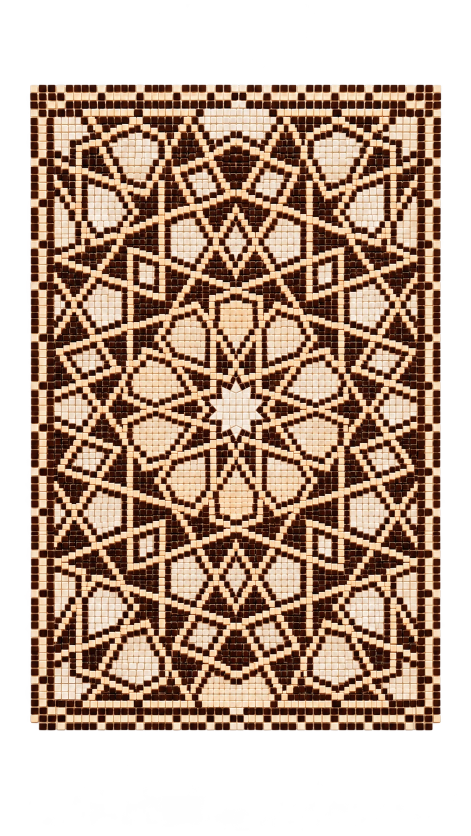
#> input picture naqsh/tools/ornament-3/reference-target.webp, 941 x 1672 px (shown at 1/2 size)
$ python rebuild_ornament3.py reference-target.webp
#> lines starting #> are read from the running program, lines starting #| are printed output that depends on the picture; after the words box and inside, x2 and y2 are one past the last pixel; in counts of white or black regions, pixels touching at a corner belong together
"""
Rebuild ornament 03 (Girih panel) on clean grids, following the target reference.

    python3 rebuild_ornament3.py            # writes ../../tiles-3.json
    python3 rebuild_ornament3.py --preview  # also writes preview-rebuilt.png and compare.png

Input: reference-target.webp (941 x 1672 px, transparent outside the panel) in this folder.
Requires: numpy, scipy, pillow, scikit-image.

Why a rebuild
    The reference is a rendered photograph. Its tiles drift (rows bunch up and spread out by up to half a
    tile, tiles grow towards the edges), so tiles detected where they sit come out uneven, overlapping or
    missing. The panel is rebuilt instead: the geometry comes from exact grids and straight strap lines,
    and the reference only decides what goes where.

    1. Frame. A 49 x 79 square grid at the panel's existing size. Four rows deep at the top and bottom,
       three columns deep at the sides, as in the reference; its tiles are drawn 25% larger (7th field).
    2. Interior grid. 56 x 89 cells filling the frame evenly. Each reference row and column is found from
       the detected tiles and mapped, in order, onto one grid row / column ("straightening"), so every
       motif keeps its tile counts and arrangement. One spurious reference row next to the bottom frame
       (it has no counterpart in the mirrored top half) is dropped: 44 rows sit above the rosette row and
       44 below, so the rosette is exactly on the panel centre.
    3. Classes. Every reference pixel is dark ground, peach strap, pale fill or grout (class_map). Ground
       and polygon cells take the class covering most of their footprint, merged with the mirror cell.
    4. Straps. Strap pixels are carried through the straightening, thinned to centre lines, and tiles are
       laid along them as the reference lays them: one per grid column on a mostly horizontal strap (at
       the line's exact height), one per grid row on a mostly vertical one. Diagonals read as straight
       lines, not staircases. Ground cells a strap tile covers give way; grazed ones are nudged clear.
    5. Rosette. Its deliberately angled pieces (the dark V's and slanted ivory edges at the star points)
       are taken from the reference with their own rotation and made symmetric about both axes.
    6. Assembly. Candidates are resolved in priority order on the right half, keeping a minimum spacing
       so no two tiles overlap, then mirrored: the panel is exactly left-right symmetric by construction.
       Top and bottom are not forced to match, so the reference's own top/bottom differences survive.

Output: [x, y, r, g, b, angle] per tile (angle in radians, image orientation), plus a 7th size factor for
frame tiles. Every tile stays independently addressable for the site's animation.
"""
import collections, json, sys
from pathlib import Path

import numpy as np
from PIL import Image
from scipy import ndimage as ndi
from scipy.spatial import cKDTree
from skimage.morphology import remove_small_objects, skeletonize

HERE = Path(__file__).resolve().parent
SITE = HERE.parent.parent

OUT = {0: (46, 14, 5), 1: (236, 202, 160), 2: (241, 227, 207)}   # the site's dark, peach and pale glazes

# output geometry (data px): the panel keeps its current size and centre
CX, CY = 470.5, 819.25
BNX, BNY = 49, 79                                  # frame grid
BX0, BX1, BY0, BY1 = 66.74, 874.26, 168.49, 1470.01
BPX, BPY = (BX1 - BX0) / (BNX - 1), (BY1 - BY0) / (BNY - 1)
RING_X, RING_Y = 3, 4                              # frame depth: columns at the sides, rows top/bottom
BORDER_SIZE = 1.25                                 # frame tile size relative to an interior tile
NX, NY = 56, 89                                    # interior grid
IX0, IY0 = BX0 + (RING_X - .5) * BPX, BY0 + (RING_Y - .5) * BPY
IPX, IPY = (2 * (CX - IX0)) / NX, (2 * (CY - IY0)) / NY
MIN_GAP, BORDER_GAP = 0.88, 1.0                    # closest centre spacing, in interior tiles
WARM = 0.775                                       # blue/red below this: a peach polygon, not a pale one

# reference geometry (px)
RCX, RCY = 471.0, 818.5                            # rosette centre / left-right axis in the reference
ROSETTE_R = 82                                     # radius that holds the angled rosette pieces
DROP_ROW_Y = 1381.8                                # the spurious reference row (see 2.)


def load():
    im = Image.open(HERE / 'reference-target.webp').convert('RGBA')
    bg = Image.new('RGB', im.size, (255, 255, 255)); bg.paste(im, (0, 0), im)
    return np.asarray(bg).astype(float), np.asarray(im)[..., 3].astype(float)


def detect(rgb, alpha):
    """Tile centres and rotations in the reference (light and dark tiles found separately: the grout
    between two dark tiles is a light line, between two light tiles a dark one)."""
    L = rgb.mean(2)
    panel = ndi.binary_erosion(alpha > 200, iterations=2)

    def peaks(cls, grout):
        m = ndi.binary_opening(cls & ~grout & panel, structure=np.ones((3, 3)))
        dt = ndi.distance_transform_edt(m)
        dts = ndi.gaussian_filter(dt, 1.0)
        pk = np.argwhere((dts == ndi.maximum_filter(dts, size=7)) & (dt >= 2.5))
        pk = sorted(pk.tolist(), key=lambda p: -dts[p[0], p[1]])
        keep, st = [], []
        for y, x in pk:
            if keep and cKDTree(np.array(keep)).query([y, x])[0] < 9.5:
                continue
            keep.append([y, x]); st.append(dts[y, x])
        return np.array(keep, float)[:, ::-1], np.array(st)

    lc, ls = peaks(L >= 150, ndi.grey_closing(L, size=(5, 5)) - L > 10)
    dc, ds = peaks(L < 120, L - ndi.grey_opening(L, size=(5, 5)) > 10)
    C, S = np.r_[lc, dc], np.r_[ls, ds]
    kept = []
    for i in np.argsort(-S):
        if kept and cKDTree(C[kept]).query(C[i])[0] < 8:
            continue
        kept.append(i)
    C = C[kept]
    gx, gy = ndi.sobel(L, 1), ndi.sobel(L, 0)
    ang = []
    for x, y in C:                                               # edge orientation, modulo a quarter turn
        xi, yi = int(round(x)), int(round(y))
        sx, sy = gx[yi - 6:yi + 7, xi - 6:xi + 7], gy[yi - 6:yi + 7, xi - 6:xi + 7]
        ang.append(np.angle(((sx ** 2 + sy ** 2) * np.exp(4j * np.arctan2(sy, sx))).sum()) / 4)
    return C, np.array(ang)


def class_map(rgb):
    """Per-pixel class: 0 dark ground, 1 peach strap, 2 pale fill, -1 grout / bevel edge.
    Fills are told from straps by shape, not only colour: polygon fills are blobs several tiles wide,
    straps are one tile wide, so a morphological opening keeps the former and drops the latter. Clearly warm
    (peach) glaze is strap either way, so the strap outlining a polygon is not swallowed by it."""
    L = rgb.mean(2)
    br = rgb[..., 2] / np.maximum(rgb[..., 0], 1)
    yy, xx = np.mgrid[-11:12, -11:12]
    blob = ndi.binary_opening(ndi.binary_closing(L > 140, structure=np.ones((3, 3))), structure=(xx ** 2 + yy ** 2) <= 121)
    cm = np.full(L.shape, -1, np.int8)
    cm[L < 105] = 0
    light = L > 175
    cm[light & (blob | (br > .80))] = 2
    cm[light & ~blob & (br <= .80)] = 1
    cm[light & (br < .725)] = 1
    return cm, blob


def votes(cm, x0, x1, y0, y1):
    w = cm[y0:y1, x0:x1]
    v = np.array([(w == 0).sum(), (w == 1).sum(), (w == 2).sum()], float)
    return v / max(v.sum(), 1)


def lines(values, start, lo, hi, dmin, dmax):
    """Row (or column) centres: walk out from `start` along a histogram of detected tile positions."""
    h = np.bincount(np.clip(np.round(values * 4).astype(int), 0, None), minlength=int(hi * 4) + 80).astype(float)
    s = ndi.gaussian_filter1d(h, 3.0)
    i = int(start * 4)
    seq = [(i - 20 + int(np.argmax(s[i - 20:i + 21]))) / 4]
    for sgn in (1, -1):
        c = seq[0]
        while True:
            a, b = sorted((c + sgn * dmin, c + sgn * dmax))
            if a < lo or b > hi:
                break
            c = (int(a * 4) + int(np.argmax(s[int(a * 4):int(b * 4) + 1]))) / 4
            seq.append(c)
    return np.array(sorted(seq))


def fit_lines(values, first, last, n, dmin=13.0, dmax=20.0):
    """Exactly n line centres from `first` to `last` (±4 px), spaced dmin..dmax apart, chosen to sit on as
    many detected tiles as possible (dynamic programming over a 0.25 px histogram)."""
    q = 4
    h = np.bincount(np.clip(np.round(values * q).astype(int), 0, None), minlength=int(last * q) + 200).astype(float)
    s = ndi.gaussian_filter1d(h, 3.0)
    span = np.arange(int((first - 4) * q), int((last + 4) * q) + 1)
    score = np.where(np.abs(span - first * q) <= 4 * q, s[span], -np.inf)
    back = []
    for _ in range(n - 1):
        new = np.full_like(score, -np.inf); arg = np.zeros(len(score), int)
        for d in range(int(dmin * q), int(dmax * q) + 1):
            cand = np.r_[np.full(d, -np.inf), score[:-d]]
            better = cand > new
            new[better] = cand[better]; arg[better] = (np.arange(len(score)) - d)[better]
        score = new + s[span]
        back.append(arg)
    score = np.where(np.abs(span - last * q) <= 4 * q, score, -np.inf)
    k = int(np.argmax(score)); out = [k]
    for arg in reversed(back):
        k = arg[k]; out.append(k)
    return span[np.array(out[::-1])] / q


def main():
    rgb, alpha = load()
#> in load, im is the input picture: PIL image 941x1672 RGBA; mean R, G, B, A 106.5, 82.1, 65.4, 169.8
    C, ang = detect(rgb, alpha)
#> in detect, `panel = ndi.binary_erosion(alpha > 200, iterations=2)`:
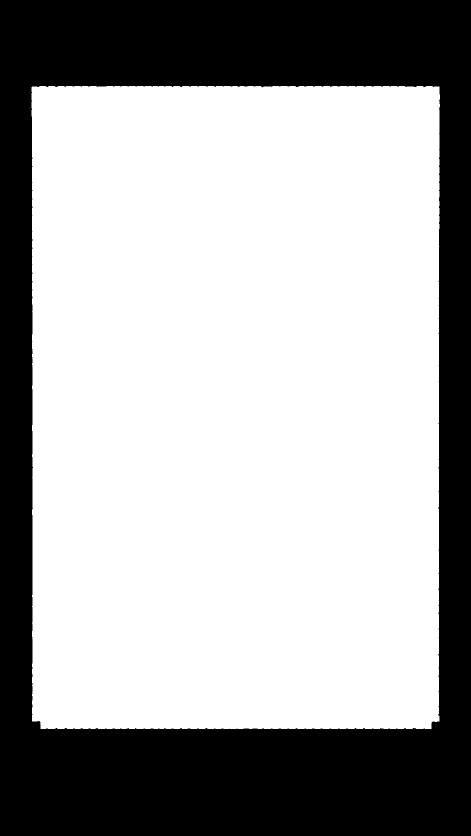
#> panel: shape (1672, 941) bool (shown at 1/2 size); 66.4% white; 1 black region, box (x1, y1, x2, y2) and area: (0, 0, 941, 1672) 527985
#> in peaks, `dt = ndi.distance_transform_edt(m)`:
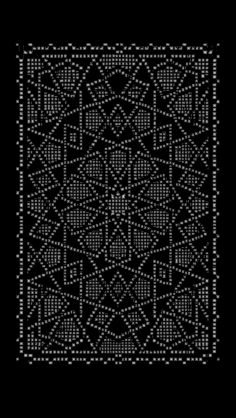
#> dt: shape (1672, 941) float64 (shown at 1/4 size); min 0, max 8, mean 0.604; drawn with min black and max white
#> in peaks, `pk = np.argwhere((dts == ndi.maximum_filter(dts, size=7)) & (dt >= 2.5))`: pk = 3443 pairs, first value 177 to 1451, second value 68 to 873
#> the loop in peaks, `for y, x in pk:` made 3443 passes
#> (y, x) on passes 1 to 3: (820, 85), (554, 858), (307, 858)
#> after the loop in peaks, `for y, x in pk:`: keep = 2963 pairs, first value 177 to 1451, second value 68 to 873; st = 2963 values, max 7.24 at index 0, min 1.85 at index 2962, mean 4.68
#> in detect, `lc, ls = peaks(L >= 150, ndi.grey_closing(L, size=(5, 5)) - L > 10)`: lc = 2963 pairs, first value 68 to 873, second value 177 to 1451; ls has the same summary as st in peaks
#> in peaks (call 2), `dt = ndi.distance_transform_edt(m)`:
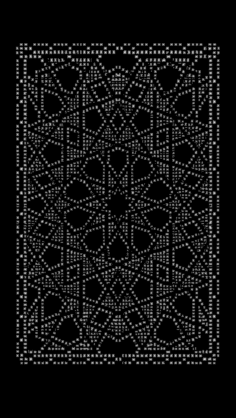
#> dt: shape (1672, 941) float64 (shown at 1/4 size); min 0, max 8, mean 0.57; drawn with min black and max white
#> in peaks (call 2), `pk = np.argwhere((dts == ndi.maximum_filter(dts, size=7)) & (dt >= 2.5))`: pk = 3181 pairs, first value 177 to 1452, second value 68 to 874
#> the loop in peaks (call 2), `for y, x in pk:` made 3181 passes
#> (y, x) on passes 1 to 3: (1436, 818), (324, 85), (1266, 85)
#> after the loop in peaks (call 2), `for y, x in pk:`: keep = 2906 pairs, first value 177 to 1452, second value 68 to 874; st = 2906 values, max 7.19 at index 0, min 1.9 at index 2905, mean 4.55
#> in detect, `dc, ds = peaks(L < 120, L - ndi.grey_opening(L, size=(5, 5)) > 10)`: dc = 2906 pairs, first value 68 to 874, second value 177 to 1452; ds has the same summary as st in peaks
#> in detect, `C, S = np.r_[lc, dc], np.r_[ls, ds]`: C = 5869 pairs, first value 68 to 874, second value 177 to 1452; S = 5869 values, max 7.24 at index 0, min 1.85 at index 2962, mean 4.61
#> the loop in detect, `for i in np.argsort(-S):` made 5869 passes
#> i on passes 2 to 4: 2963, 1, 2964
#> after the loop in detect, `for i in np.argsort(-S):`: kept = 5847 values, max 5868 at index 5841, min 0 at index 0, mean 2930.7
#> in detect, `C = C[kept]`: C = 5847 pairs, first value 68 to 874, second value 177 to 1452
#> in detect, `gx, gy = ndi.sobel(L, 1), ndi.sobel(L, 0)`:
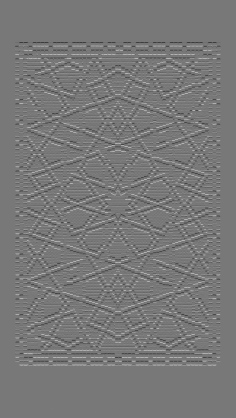
#> gy: shape (1672, 941) float64 (shown at 1/4 size); min -881, max 981.3, mean 0; drawn with min black and max white
#> the loop in detect, `for x, y in C:` made 5847 passes
#> (x, y, xi, yi) on passes 1 to 3: (85, 820, 85, 820), (818, 1436, 818, 1436), (858, 554, 858, 554)
#> after the loop in detect, `for x, y in C:`: ang = 5847 values, max 0.782 at index 2821, min -0.78 at index 4121, mean 0.00429
    x, y = C[:, 0], C[:, 1]
#> x = 5847 values, max 874 at index 1488, min 68 at index 796, mean 471.1; y = 5847 values, max 1452 at index 1027, min 177 at index 658, mean 821.6
    tree = cKDTree(C)
    cm, blob = class_map(rgb)
#> in class_map, `cm[light & (br < .725)] = 1`:
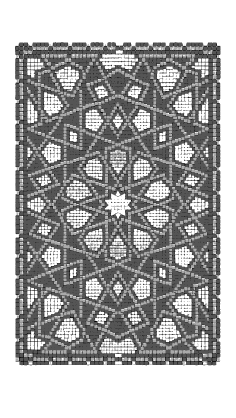
#> cm: shape (1672, 941) int8 (shown at 1/4 size); min -1, max 2, mean 0.987; drawn with min black and max white
    at = lambda px, py, r=3: votes(cm, int(round(px)) - r, int(round(px)) + r + 1, int(round(py)) - r, int(round(py)) + r + 1)
#> in votes, `v = np.array([(w == 0).sum(), (w == 1).sum(), (w == 2).sum()], float)`: v = [0, 48, 1]
    cls = np.array([at(px, py) for px, py in C])

    # ── reference grids, and the straightening onto the even output grid ──
    rows = lines(y[(x > 125) & (x < 817)], RCY, 236, 1400, 10.0, 16.5)
#> in lines, `h = np.bincount(np.clip(np.round(values * 4).astype(int), 0, None), mi..`: h = 5809 values, max 35 at index 5804, min 0 at index 0, mean 0.886
#> in lines, `s = ndi.gaussian_filter1d(h, 3.0)`: s = 5809 values, max 5.62 at index 5805, min 0 at index 0, mean 0.886
#> in lines, `seq = [(i - 20 + int(np.argmax(s[i - 20:i + 21]))) / 4]`: seq = [818.5]
#> the loop in lines, `for sgn in (1, -1):` made 2 passes
#> after the loop in lines, `for sgn in (1, -1):`: seq = 90 values, max 1394.5 at index 45, min 240 at index 89, mean 824
#> rows = 90 values from 240 to 1394.5
    rows = rows[np.abs(rows - DROP_ROW_Y) > 2]
#> rows = 89 values from 240 to 1394.5
    cols = lines(x[(y > 240) & (y < 1395)], RCX - 6, 108, 834, 10.0, 16.5)
#> the loop in lines (call 2), `for sgn in (1, -1):` made 2 passes
#> cols = 56 values from 115 to 827
    assert (len(cols), len(rows)) == (NX, NY), (len(cols), len(rows))
    assert abs(rows[NY // 2] - RCY) < 1, 'the rosette row must be the middle row'
    bcols = fit_lines(x[(y < 232) & (x > 60) & (x < 882)], 68.2, 873.8, BNX)
#> in fit_lines, `h = np.bincount(np.clip(np.round(values * q).astype(int), 0, None), mi..`: h = 3695 values, max 4 at index 340, min 0 at index 0, mean 0.0558
#> in fit_lines, `s = ndi.gaussian_filter1d(h, 3.0)`: s = 3695 values, max 0.532 at index 340, min 0 at index 0, mean 0.0558
#> in fit_lines, `span = np.arange(int((first - 4) * q), int((last + 4) * q) + 1)`: span = 3256 values from 256 to 3511
#> after the loop in fit_lines, `for _ in range(n - 1):`: back = 48 items
#> in fit_lines, `k = int(np.argmax(score))`: k = 3233
#> in fit_lines, `out = [k]`: out = [3233]
#> the loop in fit_lines, `for arg in reversed(back):` made 48 passes
#> k on passes 1 to 4: 3175, 3099, 3028, 2957
#> after the loop in fit_lines, `for arg in reversed(back):`: out = 49 values, max 3233 at index 0, min 17 at index 48, mean 1622.6
#> bcols = 49 values from 68.25 to 872.2
    brows = fit_lines(y[((x < 108) | (x > 834)) & (y > 170) & (y < 1460)], 177.2, 1452.0, BNY)
#> the loop in fit_lines (call 2), `for arg in reversed(back):` made 78 passes
#> k on passes 1 to 4: 5054, 4991, 4929, 4868
#> brows = 79 values from 177.2 to 1452

    gx = IX0 + (np.arange(NX) + .5) * IPX
#> gx = 56 values from 115.3 to 825.7
    gy = IY0 + (np.arange(NY) + .5) * IPY
#> gy = 89 values from 233.5 to 1405
    ec, eg = np.r_[2 * cols[0] - cols[1], cols, 2 * cols[-1] - cols[-2]], np.r_[gx[0] - IPX, gx, gx[-1] + IPX]
#> ec = 58 values from 100.2 to 842; eg = 58 values from 102.3 to 838.7
    er, eh = np.r_[2 * rows[0] - rows[1], rows, 2 * rows[-1] - rows[-2]], np.r_[gy[0] - IPY, gy, gy[-1] + IPY]
#> er = 91 values from 225.2 to 1418; eh = 91 values from 220.2 to 1418.3
    fx, fy = np.interp(x, ec, eg), np.interp(y, er, eh)
#> fx = 5847 values, max 838.7 at index 2, min 102.3 at index 0, mean 470.6; fy = 5847 values, max 1418.3 at index 1, min 220.2 at index 9, mean 823.3

    # ── rosette: angled pieces, folded into one quadrant and made symmetric about both axes ──
    L = rgb.mean(2)
    even = np.array([L[int(round(py)) - 3:int(round(py)) + 4, int(round(px)) - 3:int(round(px)) + 4].std() < 25
                     for px, py in C])                           # a real tile has an even glaze; a gap does not
    angled = (np.hypot(x - RCX, y - RCY) < ROSETTE_R) & (np.abs(ang) > np.radians(9)) & even
    Q = []                                                       # (u, v, angle, class votes, quadrant)
    for k in np.where(angled)[0]:
        sx, sy = np.sign(fx[k] - CX) or 1, np.sign(fy[k] - CY) or 1
        Q.append((abs(fx[k] - CX), abs(fy[k] - CY), ang[k] * sx * sy, cls[k], (sx, sy)))
#> this loop made 25 passes
#> (k, sx, sy) on passes 1 to 4: (48, 1, -1), (303, 1, -1), (523, -1, 1), (1093, 1, -1)
#> after the loop, Q = 25 items
    used = [False] * len(Q); free = []
#> after `used = [False] * len(Q)`: used = 25 items, first 6: False, False, False, False, False, False
    for a in range(len(Q)):
        if used[a]:
            continue
        grp = [b for b in range(len(Q)) if not used[b] and np.hypot(Q[a][0] - Q[b][0], Q[a][1] - Q[b][1]) < 6]
        quads = {}
        for b in grp:
            quads.setdefault(Q[b][4], b); used[b] = True
        members = list(quads.values())
        if len(members) < 2:
            continue                                             # seen in one quarter only: noise
        u = np.mean([Q[b][0] for b in members]); v = np.mean([Q[b][1] for b in members])
        t = np.mean([Q[b][2] for b in members]); sc = np.sum([Q[b][3] for b in members], 0)
        u, v = (0.0 if u < 3 else u), (0.0 if v < 3 else v)
        if u == 0 or v == 0:                                     # a square on an axis is its own mirror image
            t = 0.0 if abs(t) < np.pi / 8 else np.pi / 4
        free.append((u, v, t, int(sc.argmax())))
#> this loop made 25 passes
#> (members, u, v, t, sc) on passes 4, 5, 8, 9: ([3, 6], 0, 40.75, 0.785, [0, 0, 2]), ([4, 5], 46.68, 0, 0.785, [2, 0, 0]), ([7, 9], 6.71, 28.38, 0.276, [0, 0, 2]), ([8, 12], 44.84, 15.78, -0.28, [0, 0, 2])
#> after the loop, free = [(21.33, 34.7, 0.474, 2), (0, 40.75, 0.785, 2), (46.68, 0, 0.785, 0), (6.71, 28.38, 0.276, 2), (44.84, 15.78, -0.28, 2), (54.85, 12.25, -0.288, 0), (6.46, 58.88, 0.299, 0), (13.11, 44.87, 0.446, 0), (22.23, 51.19, 0.214, 0)]; used = 25 items, first 6: True, True, True, True, True, True
    pieces = [(CX + su * u, CY + sv * v, k, t * su * sv) for u, v, t, k in free
              for su in ((1,) if u == 0 else (1, -1)) for sv in ((1,) if v == 0 else (1, -1))]
#> pieces = 32 items, first 6: (491.8, 853.9, 2, 0.474), (491.8, 784.6, 2, -0.474), (449.2, 853.9, 2, -0.474), (449.2, 784.6, 2, 0.474), (470.5, 860, 2, 0.785), (470.5, 778.5, 2, -0.785)

    # ── ground and polygon cells: the class covering most of the cell, merged with its mirror cell ──
    cb = np.r_[ec[0], (ec[1:] + ec[:-1]) / 2, ec[-1]]          # reference column / row boundaries
#> cb = 59 values from 100.2 to 842
    rb = np.r_[er[0], (er[1:] + er[:-1]) / 2, er[-1]]
#> rb = 92 values from 225.2 to 1418
    def footprint(lo, hi):                                       # middle 70% of a cell
        m = (lo + hi) / 2; h = (hi - lo) * .35
        return int(round(m - h)), int(round(m + h)) + 1
    br = rgb[..., 2] / np.maximum(rgb[..., 0], 1)
    V = np.zeros((NY, NX, 3)); BR = np.ones((NY, NX))
    for j in range(NY):
        y0, y1 = footprint(rb[j + 1], rb[j + 2])
        for i in range(NX):
            x0, x1 = footprint(cb[i + 1], cb[i + 2])
            V[j, i] = votes(cm, x0, x1, y0, y1)
            w = cm[y0:y1, x0:x1] > 0
            BR[j, i] = br[y0:y1, x0:x1][w].mean() if w.any() else 1.0
#> this loop made 89 passes
#> (y0, y1) on passes 1 to 2: (235, 246), (250, 262)
    LR = V + V[:, ::-1]
    warm = (BR + BR[:, ::-1]) / 2 < WARM                         # peach petals round the rosette
    K = np.where(LR[..., 0] >= LR[..., 2], 0, np.where(warm, 1, 2))

    # ── straps: tiles laid along the reference's strap centre lines ──
    ox = np.arange(int(IX0) - 1, int(np.ceil(2 * CX - IX0)) + 2)
    oy = np.arange(int(IY0) - 1, int(np.ceil(2 * CY - IY0)) + 2)
    sxp = np.clip(np.round(np.interp(ox, eg, ec)).astype(int), 0, cm.shape[1] - 1)
    syp = np.clip(np.round(np.interp(oy, eh, er)).astype(int), 0, cm.shape[0] - 1)
    core = ndi.binary_erosion(blob, iterations=7)[np.ix_(syp, sxp)]   # polygon interiors are never strap
    band = ndi.binary_closing((cm[np.ix_(syp, sxp)] == 1) & ~core, structure=np.ones((5, 5)))   # bridge grout
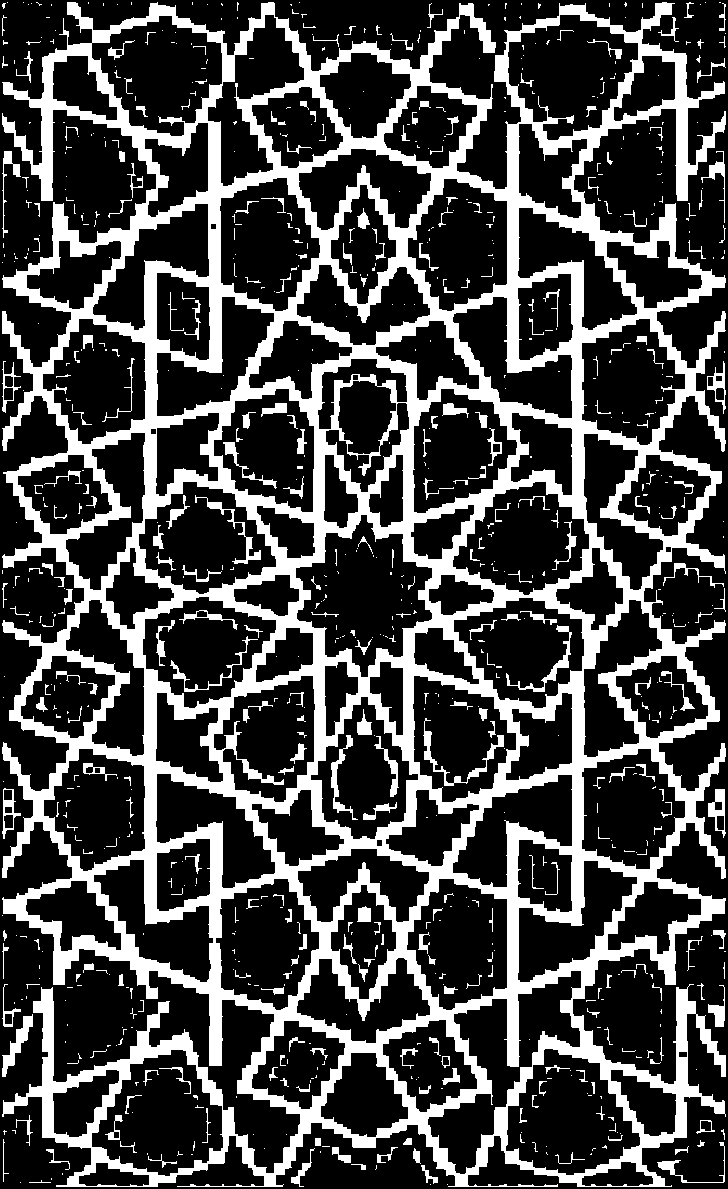
#> band: shape (1189, 728) bool; 27.7% white; 814 white regions (533 under 20 px), largest, box (x1, y1, x2, y2) and area: (2, 2, 726, 1187) 215244, (423, 718, 504, 786) 705, (2, 1014, 33, 1077) 595
#> (the run stopped early here; a loop or call above may not have finished)
